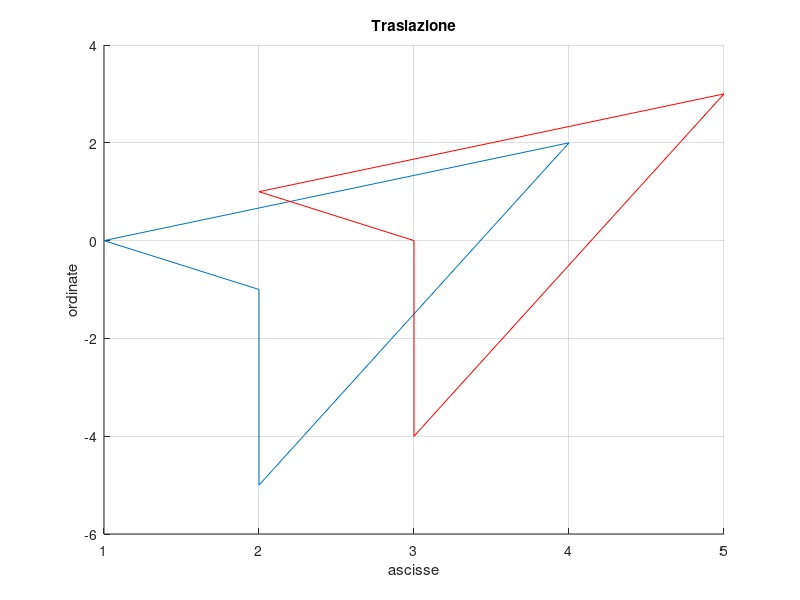

MATLAB code for this plot:
h = 1;
k = 1;
% creo la matrice di trasformazione
T = [1, 0, h; 0, 1, k; 0, 0, 1];
x = [1, 4, 2, 2, 1];
y = [0, 2, -5, -1, 0];
z = ones(1, 5);

hold on;
%axis([-1 8 -9 3]);
grid on;
xlabel('ascisse');
ylabel('ordinate');
title('Traslazione');

plot(x, y);

B = [x; y; z];
C = T * B;

plot(C(1,:), C(2,:), 'r');